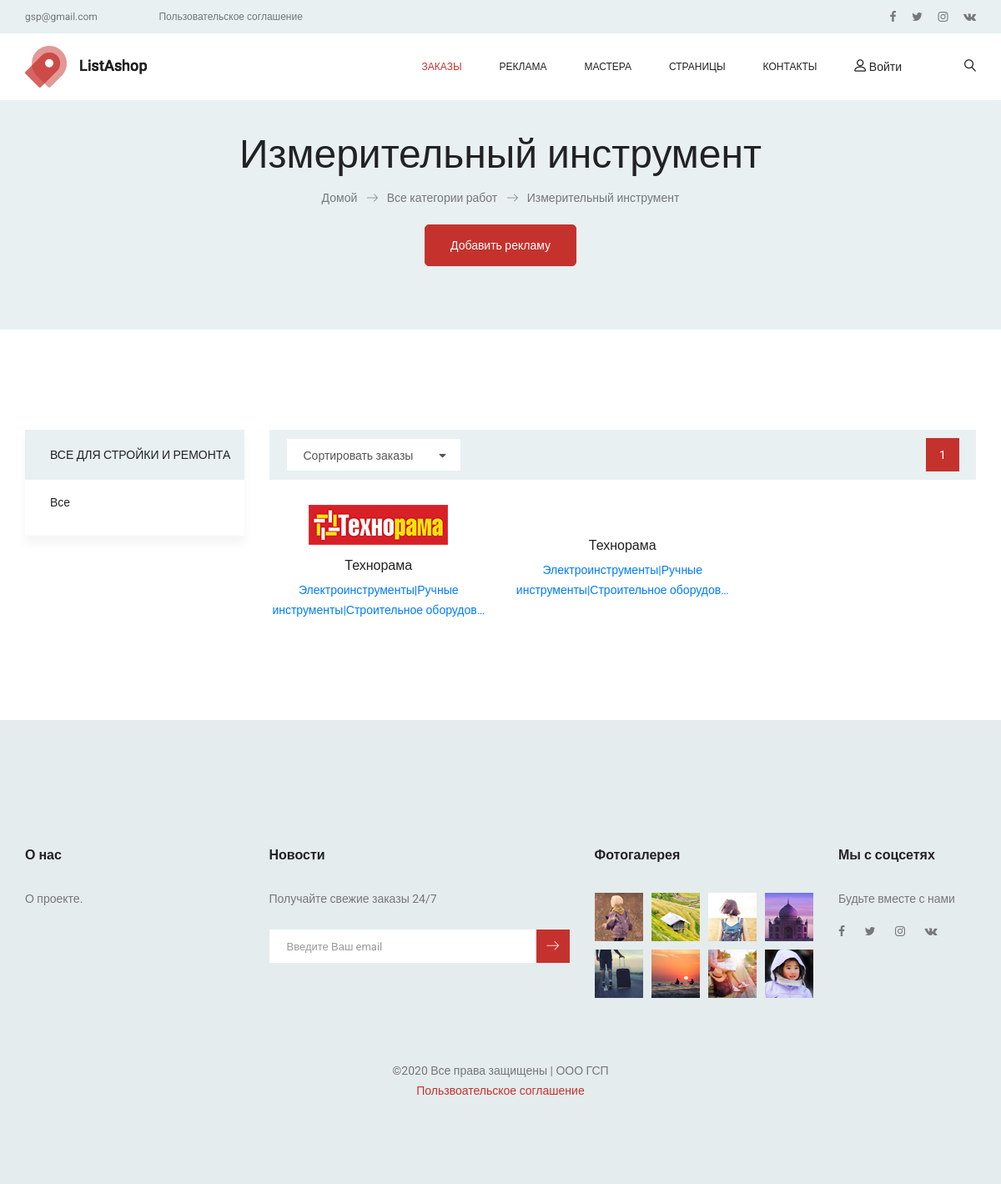
/promotions/izmeritelnyj-instrument/, run on the app's committed database.
### reclame/models.py (models this page shows, shortened)
class Category(MPTTModel):
    name = models.CharField(max_length=50, unique=True, verbose_name='Подкатегория')
    slug = models.SlugField(max_length=200, null=True, blank=True, unique=True, verbose_name='Nazvanie_kategorii')
    parent = TreeForeignKey('self', on_delete=models.CASCADE, null=True, blank=True, related_name='children',
                            verbose_name='Категория')
    is_active = models.BooleanField(default=True, verbose_name='Активность категории')
    created = models.DateField(blank=True, null=True, default=timezone.now, verbose_name='Дата создания записи')
    updated = models.DateField(blank=True, null=True, default=timezone.now, verbose_name='Дата ред-ия записи')
    class MPTTMeta:
        order_insertion_by = ['name']
        verbose_name = 'Тест мптт'
        verbose_name_plural = 'Тест мптт'
    class Meta:
        verbose_name = 'Категория -> Подкатегория'
        verbose_name_plural = 'Категории -> Подкатегории'

class Promotion(models.Model):
    category = TreeManyToManyField(Category, blank=True, symmetrical=False, related_name='promotions', verbose_name='Категория')
    name = models.CharField(blank=True, null=True, default=None, max_length=200, verbose_name='Название рекламодателя')
    slug = models.SlugField(null=True, blank=True, max_length=200, db_index=True,
                            verbose_name='Nazvanie_reklamodatelya')
    country = models.CharField(blank=True, null=True, default='Россия', max_length=200, verbose_name='Страна')
    region = models.CharField(blank=True, null=True, default='Курская область', max_length=200, verbose_name='Регион')
    town = models.CharField(blank=True, null=True, default='Курск', max_length=200, verbose_name='Город')
    site = models.URLField(max_length=1024, blank=True, default=None, null=None, verbose_name='Сайт')
    email = models.EmailField(max_length=128, blank=True, null=True, default=None, verbose_name='Емейл')
    photo = models.ImageField(upload_to='promotions_test_photos/%Y/%m/%d', blank=True, verbose_name='Фото')
    logotype = models.ImageField(upload_to='promotions_test_logotypes/%Y/%m/%d', blank=True, verbose_name='Логотип')
    description = models.TextField(max_length=512, blank=True, verbose_name='Описание деятельности')
    is_active = models.BooleanField(default=False, verbose_name='Активность рекламы')
    paid = models.BooleanField(default=False, verbose_name='Оплачен показ рекламы?')
    created = models.DateField(blank=True, null=True, default=timezone.now, verbose_name='Дата создания записи')
    updated = models.DateField(blank=True, null=True, default=timezone.now, verbose_name='Дата ред-ия записи')
    class Meta:
        ordering = ('-created', 'name')
        index_together = (('id', 'slug'),)
        verbose_name = 'Место под рекламу'
        verbose_name_plural = 'Места под рекламу'
    def get_absolute_url(self):
        return reverse('reclame:promotion_detail', args=[self.id, self.slug])

### reclame/views.py (the view)
# urls.py: path('', views.promotion_list, name='promotion_list'),
def promotion_list(request, category_slug=None):
    category = None
    categories = Category.objects.filter(is_active=True)
    object_list = Promotion.objects.filter(is_active=True)
    if category_slug:
        category = get_object_or_404(Category, slug=category_slug)
        object_list = object_list.filter(category=category)
    paginator = Paginator(object_list, 50)
    page = request.GET.get('page')
    try:
        promotions = paginator.page(page)
    except PageNotAnInteger:
        promotions = paginator.page(1)
    except EmptyPage:
        promotions = paginator.page(paginator.num_pages)
    return render(request, "reclame/list.html", {'category': category,
                                                 'categories': categories,
                                                 'promotions': promotions})

### templates/reclame/list.html (shortened to what this page needs)
{% extends 'base.html' %}
{% load static %}
{% load mptt_tags %}
{% block content %}
<section class="banner_area">
    <div class="banner_inner d-flex align-items-center">
        <div class="container">
            <div class="banner_content text-center">
                <h2>{% if category %}{{ category.name }}{% else %} Реклама {% endif %}</h2>
                <div class="page_link">
                    <a href="#">Домой</a>
                    <a href="#">Все категории работ</a>
                    <a href="#">{% if category %}{{ category.name }}{% else %} Реклама {% endif %}</a>
                </div>
                <div class="main_add_offer">
        			<a class="main_btn" href="#">Добавить рекламу</a>
        		</div>
            </div>
        </div>
    </div>
</section>
<section class="cat_product_area p_120">
    <div class="container">
        <div class="row flex-row-reverse">
            <div class="col-lg-9">
                <div class="product_top_bar">
                    <div class="left_dorp">
                    </div>
                    {% include 'reclame/pagination.html' with page=promotions %}
                </div>
                <div class="latest_product_inner row">
                    {% for promotion in promotions %}
                        <div class="col-lg-4 col-md-4 col-sm-6">
                            <div class="f_p_item">
                                <div class="f_p_img">
                                    <a href="{{ promotion.get_absolute_url }}">
                                        <img class="img-fluid" src="{% if promotion.logotype %}{{ promotion.logotype.url }}{%else %}{% static "img/no_image.png" %}{% endif %}" alt="">
                                    </a>
                                </div>
                                <a href="{{ promotion.get_absolute_url }}">
                                    <h4>{{ promotion.name }}</h4>
                                </a>
                                <a href="{{ promotion.get_absolute_url }}">
                                    <p>{{ promotion.description|truncatechars:60 }}</p>
                                </a>
                            </div>
                        </div>
                    {% endfor %}
                </div>
            </div>
            <div class="col-lg-3">
                <div class="left_sidebar_area">
                    <aside class="left_widgets cat_widgets">
                        <div class="l_w_title">
                            <h3>Все для стройки и ремонта</h3>
                        </div>
                        <div class="widgets_inner">
                            <ul class="list">
                                <li {% if not category %} class="selected" {% endif %}>
                                    <a href="{% url "reclame:promotion_list" %}">Все</a>
                                </li>
                            </ul>
                        </div>
                    </aside>
                </div>
            </div>
        </div>
    </div>
</section>
{% endblock content %}

### data on the page
Category: name "Измерительный инструмент"
Promotion: logotype (picture), name "Технорама", description "Электроинструменты|Ручные инструменты|Строительное оборудов…"
Promotion: name "Технорама", description "Электроинструменты|Ручные инструменты|Строительное оборудов…"

### other printed values
{{ i }} "1"
